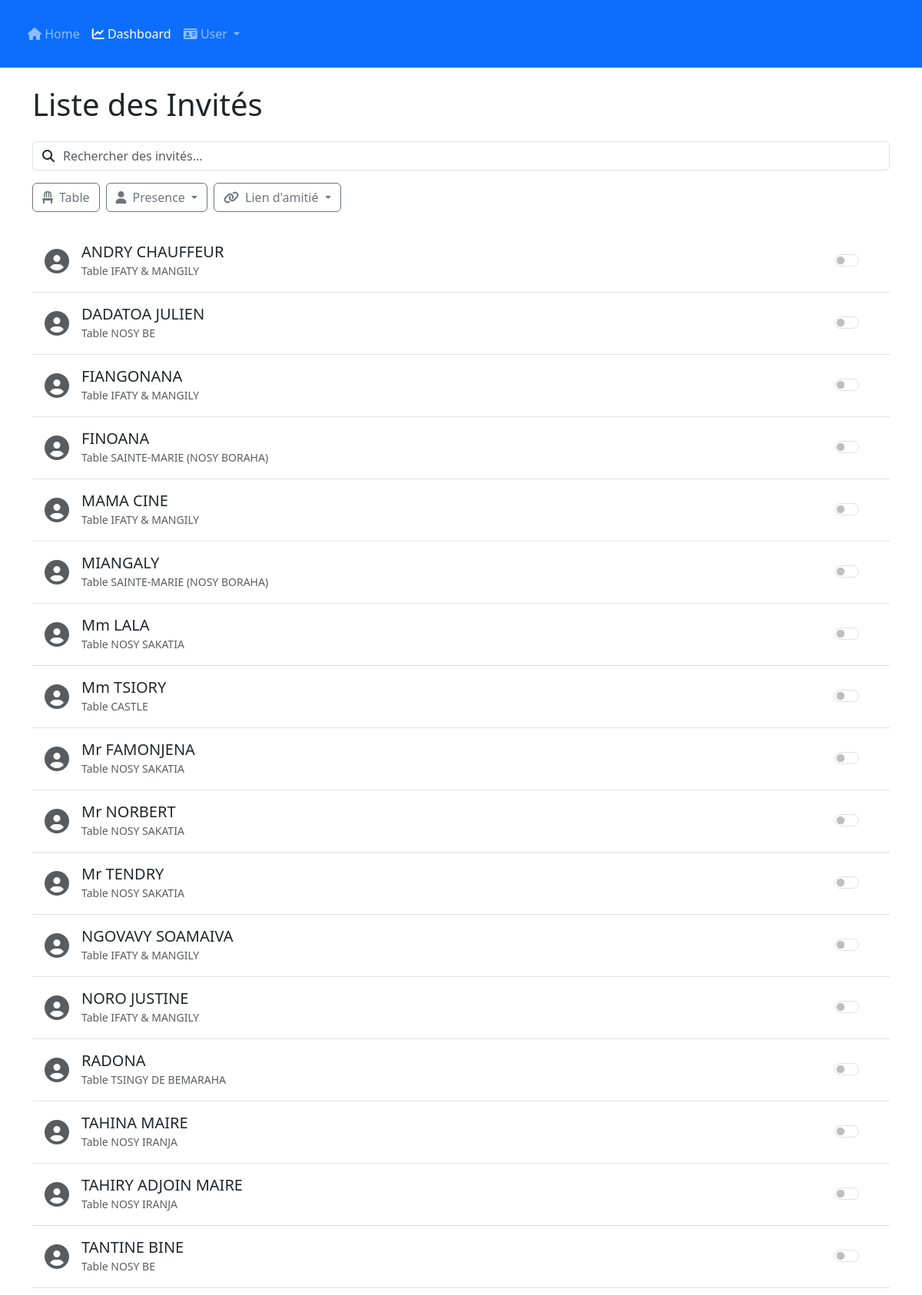
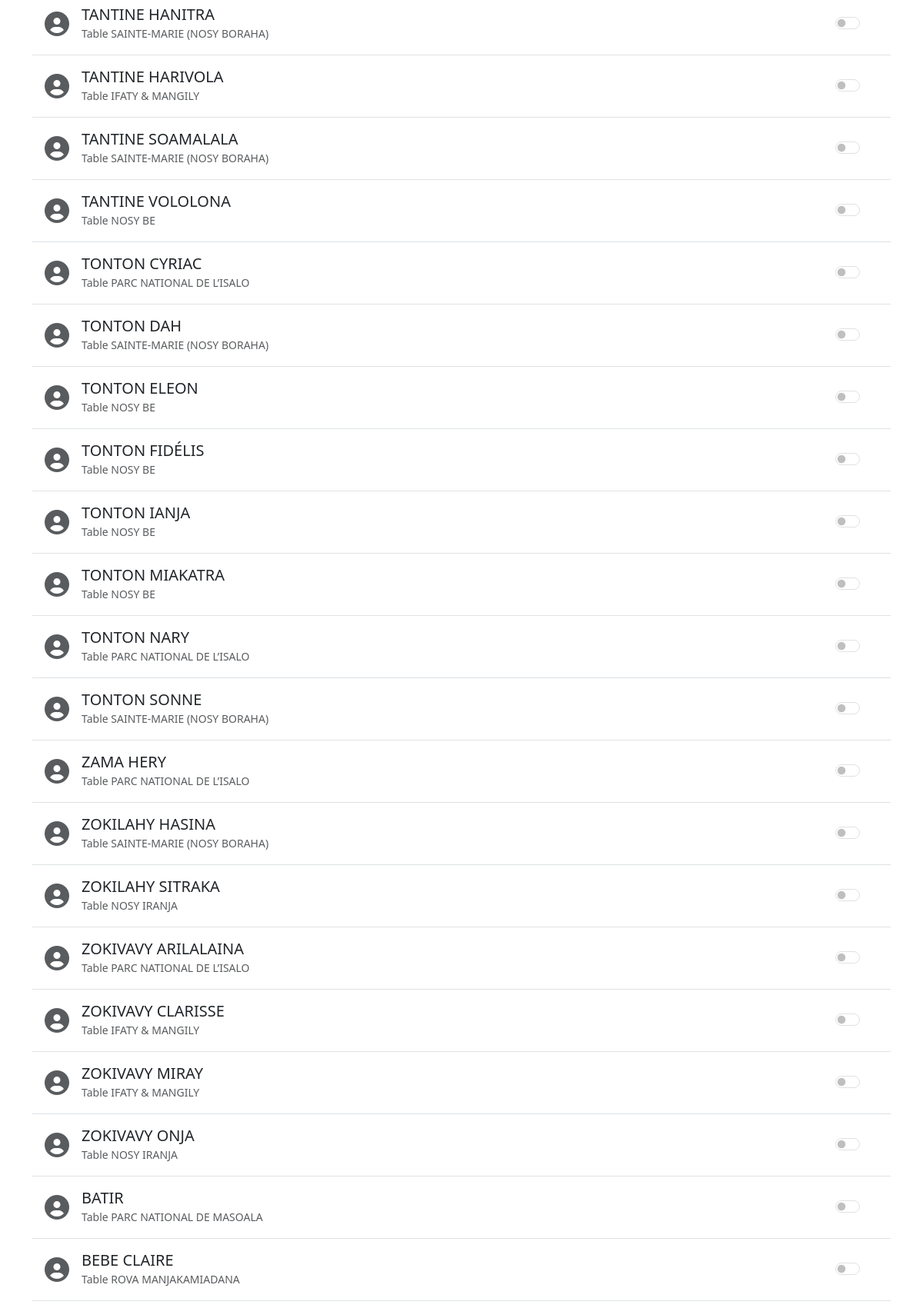
Page /cheking/search/ (upper part) on the committed database (2 pictures, top to bottom).
### cheking/models.py (models this page shows, shortened)
class Invite(models.Model):
    nom = models.CharField(max_length=100)
    ville = models.ForeignKey(Ville, on_delete=models.CASCADE, null=True, blank=True)
    quartier = models.ForeignKey(Quartier, on_delete=models.CASCADE, null=True, blank=True)
    invitation = models.ForeignKey(QrCode, on_delete=models.CASCADE, related_name='invites')
    nombre = models.IntegerField(default=1)
    est_present = models.BooleanField(default=False)
    attente_de_validation = models.BooleanField(default=False)
    lien_amitie = models.ForeignKey(LienAmitie, on_delete=models.CASCADE, null=True, blank=True)

class QrCode(models.Model):
    code = models.CharField(max_length=100, unique=True)
    table = models.ForeignKey(Tables, on_delete=models.CASCADE, null=True, blank=True)

class Tables(models.Model):
    nom = models.CharField(max_length=100)
    def __str__(self):
        return f"Table {self.nom}"

### cheking/views.py (the view)
# urls.py: path('search/', views.search, name="search"),
def search(request):
    code = request.GET.get('code', None)
    if code:
        invites = Invite.objects.filter(invitation__code=code)
    else:
        invites = Invite.objects.all()
    tables = get_tables(invites)
    if not invites.exists():
        messages.error(request, "Aucun invité trouvé avec ce code.")
    context= {
        'tables': tables,
        'invites': invites,}
    return render(request, 'cheking/search_invites.html', context)

### cheking/views.py (called while the page is built)
def get_tables(liste):
    tables = set()
    for invite in liste:
        if invite.invitation and invite.invitation.table:
            tables.add(invite.invitation.table.nom)
    return sorted(tables)

### cheking/templates/cheking/search_invites.html (shortened to what this page needs)
{% extends 'base.html' %}
{% load static %}
{% block content %}
<div class="container py-4">
    <div class="d-flex justify-content-between align-items-center mb-4">
        <h1 class="mb-0">Liste des Invités</h1>
    </div>
    <div class="input-group mb-3">
        <span class="input-group-text bg-white border-end-0" id="search-addon"><i class="fas fa-search"></i></span>
        <input type="text" class="form-control border-start-0 ps-0" placeholder="Rechercher des invités..." aria-label="Search" aria-describedby="search-addon" id="guestSearchInput">
    </div>
    <div class="d-flex flex-wrap gap-2 mb-4">
        <button class="btn btn-outline-secondary filter-btn" data-filter-type="table" id="tableButton">
            <i class="fas fa-chair me-2"></i>Table
        </button>
        <div class="dropdown">
            <button class="btn btn-outline-secondary dropdown-toggle filter-btn" id="abscentButton" data-filter-type="presence" data-default-text="Presence" data-default-icon="fas fa-user me-2" type="button" data-bs-toggle="dropdown" aria-expanded="false">
                <i class="fas fa-user me-2"></i>Presence
            </button>
        </div>
        <div class="dropdown">
            <button class="btn btn-outline-secondary dropdown-toggle filter-btn" id="friendshipButton" data-filter-type="friendship" data-default-text="Lien d'amitié" data-default-icon="fas fa-link me-2" data-bs-toggle="dropdown" aria-expanded="false">
                <i class="fas fa-link me-2"></i>Lien d'amitié
            </button>
        </div>
    </div>
    <div class="guest-list-container overflow-auto" style="max-height: calc(100vh - 400px);">
        <ul class="list-group list-group-flush" id="guestList">
            {% for invite in invites %}
                <li class="list-group-item d-flex justify-content-between align-items-center py-3 guest-item"
                    data-table="{{ invite.invitation.table.nom|default_if_none:'' }}"
                    data-location="{{ invite.quartier.nom|default_if_none:'' }}"
                    data-abcent="{{ invite.est_present }}"
                    data-friendship="{{ invite.lien_amitie.lien|default_if_none:'' }}">
                    <a href="{% url 'cheking:detail' invite.id %}" class="text-decoration-none d-flex align-items-center flex-grow-1 text-dark">
                        <i class="fas fa-user-circle fa-2x me-3 text-muted"></i>
                        <div>
                            <h5 class="mb-0 guest-name">{{ invite.nom }}</h5>
                            <small class="text-muted guest-table">{{ invite.invitation.table|default:"Table : Non assignée" }}</small>
                        </div>
                    </a>
                    <div class="d-flex align-items-center guest-controls">
                        <div class="form-check form-switch me-3">
                            <input class="form-check-input presence-switch"
                                type="checkbox"
                                role="switch"
                                id="presence-switch-{{ invite.id }}"
                                data-invite-id="{{ invite.id }}"
                                {% if invite.est_present %}checked{% endif %}>
                        </div>
                    </div>
                </li>
            {% empty %}
                <li class="list-group-item text-center text-muted">Aucun invité trouvé.</li>
            {% endfor %}
        </ul>
    </div>
</div>
{% endblock %}

### rows in the picture
Invite: nom "ANDRY CHAUFFEUR", invitation.table "Table IFATY & MANGILY"
Invite: nom "DADATOA JULIEN", invitation.table "Table NOSY BE"
Invite: nom "FIANGONANA", invitation.table "Table IFATY & MANGILY"
Invite: nom "FINOANA", invitation.table "Table SAINTE-MARIE (NOSY BORAHA)"
Invite: nom "MAMA CINE", invitation.table "Table IFATY & MANGILY"
Invite: nom "MIANGALY", invitation.table "Table SAINTE-MARIE (NOSY BORAHA)"
Invite: nom "Mm LALA", invitation.table "Table NOSY SAKATIA"
Invite: nom "Mm TSIORY", invitation.table "Table CASTLE"
Invite: nom "Mr FAMONJENA", invitation.table "Table NOSY SAKATIA"
Invite: nom "Mr NORBERT", invitation.table "Table NOSY SAKATIA"
Invite: nom "Mr TENDRY", invitation.table "Table NOSY SAKATIA"
Invite: nom "NGOVAVY SOAMAIVA", invitation.table "Table IFATY & MANGILY"
Invite: nom "NORO JUSTINE", invitation.table "Table IFATY & MANGILY"
Invite: nom "RADONA", invitation.table "Table TSINGY DE BEMARAHA"
Invite: nom "TAHINA MAIRE", invitation.table "Table NOSY IRANJA"
Invite: nom "TAHIRY ADJOIN MAIRE", invitation.table "Table NOSY IRANJA"
Invite: nom "TANTINE BINE", invitation.table "Table NOSY BE"
Invite: nom "TANTINE HANITRA", invitation.table "Table SAINTE-MARIE (NOSY BORAHA)"
Invite: nom "TANTINE HARIVOLA", invitation.table "Table IFATY & MANGILY"
Invite: nom "TANTINE SOAMALALA", invitation.table "Table SAINTE-MARIE (NOSY BORAHA)"
Invite: nom "TANTINE VOLOLONA", invitation.table "Table NOSY BE"
Invite: nom "TONTON CYRIAC", invitation.table "Table PARC NATIONAL DE L’ISALO"
Invite: nom "TONTON DAH", invitation.table "Table SAINTE-MARIE (NOSY BORAHA)"
Invite: nom "TONTON ELEON", invitation.table "Table NOSY BE"
Invite: nom "TONTON FIDÉLIS", invitation.table "Table NOSY BE"
Invite: nom "TONTON IANJA", invitation.table "Table NOSY BE"
Invite: nom "TONTON MIAKATRA", invitation.table "Table NOSY BE"
Invite: nom "TONTON NARY", invitation.table "Table PARC NATIONAL DE L’ISALO"
Invite: nom "TONTON SONNE", invitation.table "Table SAINTE-MARIE (NOSY BORAHA)"
Invite: nom "ZAMA HERY", invitation.table "Table PARC NATIONAL DE L’ISALO"
Invite: nom "ZOKILAHY HASINA", invitation.table "Table SAINTE-MARIE (NOSY BORAHA)"
Invite: nom "ZOKILAHY SITRAKA", invitation.table "Table NOSY IRANJA"
Invite: nom "ZOKIVAVY ARILALAINA", invitation.table "Table PARC NATIONAL DE L’ISALO"
Invite: nom "ZOKIVAVY CLARISSE", invitation.table "Table IFATY & MANGILY"
Invite: nom "ZOKIVAVY MIRAY", invitation.table "Table IFATY & MANGILY"
Invite: nom "ZOKIVAVY ONJA", invitation.table "Table NOSY IRANJA"
Invite: nom "BATIR", invitation.table "Table PARC NATIONAL DE MASOALA"
Invite: nom "BEBE CLAIRE", invitation.table "Table ROVA MANJAKAMIADANA"
